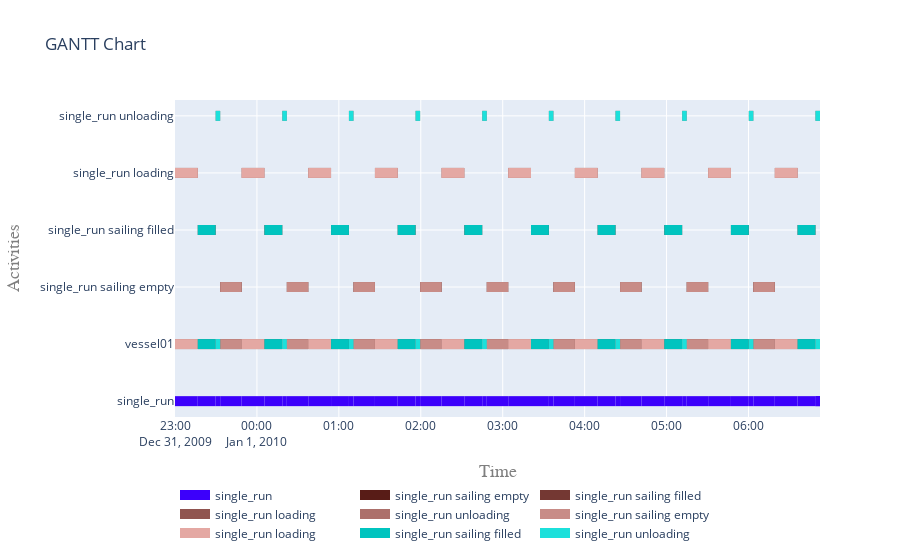

Source (notebook cell):
### Code cell
plot.get_gantt_chart([while_activity, vessel01, *single_run])
